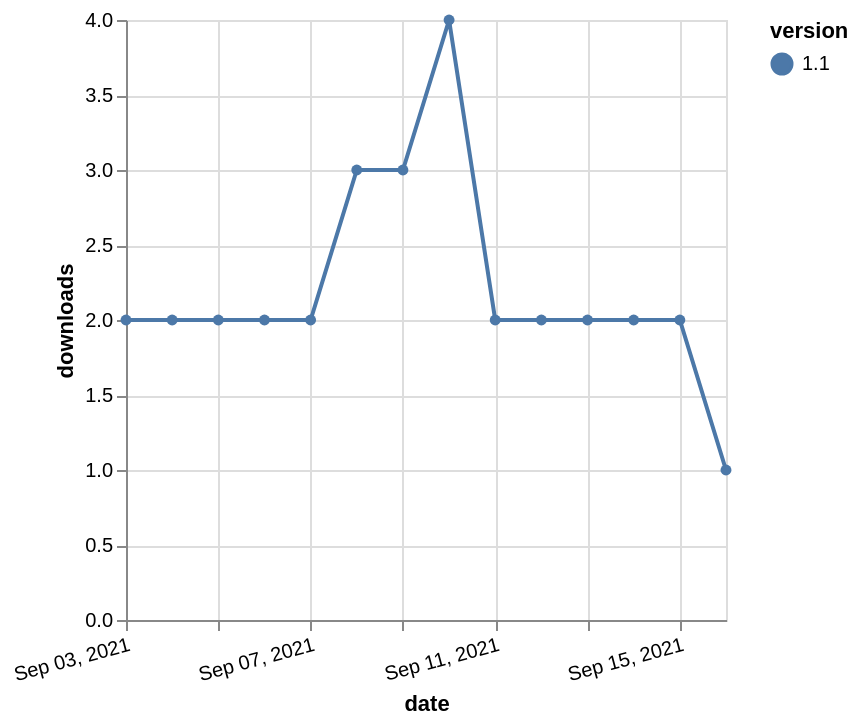

Write a Vega-Lite specification for this figure.
### Vega-Lite specification from a JSON file in a GitHub repository (floating-point values rounded to 4 significant figures)
{"$schema": "https://vega.github.io/schema/vega-lite/v5.json", "description": "A simple bar chart with embedded data.", "data": {"values": [{"date": "2021-09-03", "total": 413, "delta": 2, "version": "1.1"}, {"date": "2021-09-04", "total": 415, "delta": 2, "version": "1.1"}, {"date": "2021-09-05", "total": 417, "delta": 2, "version": "1.1"}, {"date": "2021-09-06", "total": 419, "delta": 2, "version": "1.1"}, {"date": "2021-09-07", "total": 421, "delta": 2, "version": "1.1"}, {"date": "2021-09-08", "total": 424, "delta": 3, "version": "1.1"}, {"date": "2021-09-09", "total": 427, "delta": 3, "version": "1.1"}, {"date": "2021-09-10", "total": 431, "delta": 4, "version": "1.1"}, {"date": "2021-09-11", "total": 433, "delta": 2, "version": "1.1"}, {"date": "2021-09-12", "total": 435, "delta": 2, "version": "1.1"}, {"date": "2021-09-13", "total": 437, "delta": 2, "version": "1.1"}, {"date": "2021-09-14", "total": 439, "delta": 2, "version": "1.1"}, {"date": "2021-09-15", "total": 441, "delta": 2, "version": "1.1"}, {"date": "2021-09-16", "total": 442, "delta": 1, "version": "1.1"}]}, "width": "container", "mark": {"type": "line", "point": {"filled": true}}, "encoding": {"x": {"field": "date", "type": "temporal", "timeUnit": "yearmonthdate", "title": "date", "axis": {"labelAngle": -15}}, "y": {"field": "delta", "type": "quantitative", "title": "downloads"}, "color": {"field": "version", "type": "nominal"}, "tooltip": {"field": "delta"}}}
